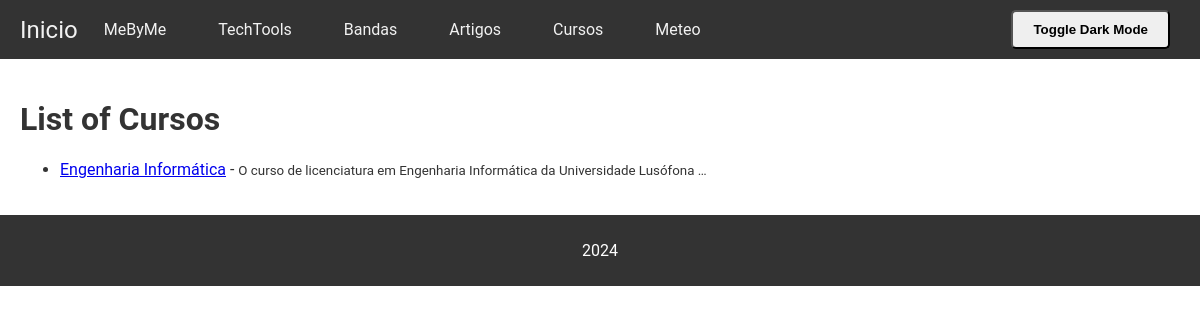
Page /curso/ on the committed database.
### curso/models.py (models this page shows)
class Curso(models.Model):
    nome = models.CharField(max_length=200)
    apresentacao = models.TextField()
    objetivos = models.TextField()
    competencias = models.TextField()
    codigo_curso = models.CharField(max_length=20, null=True, blank=True)

### curso/views.py (the view)
# urls.py: path('', views.cursos_list_view, name='cursos_list'),
def cursos_list_view(request):
    cursos = Curso.objects.all()
    context = { 'cursos': cursos, 'is_editor': is_editor(request.user)}
    return render(request, 'curso/cursos_list.html', context)

### curso/views.py (called while the page is built)
def is_editor(user):
    return user.groups.filter(name="Editores de Curso").exists()

### curso/templates/curso/cursos_list.html (shortened to what this page needs)
{% extends 'base.html' %}
{% block content %}
<h1>List of Cursos</h1>
<ul>
    {% for curso in cursos %}
    <li>
        <a href="{% url 'curso:curso_detail' curso.id %}">{{ curso.nome }}</a>
        - <small>{{ curso.apresentacao|truncatewords:10 }}</small>
    </li>
    {% endfor %}
</ul>
{% endblock %}

### static/css/styles.css (style rules this page uses)
body { font-family: 'Roboto', sans-serif; margin: 0; padding: 0; background-color: #fff; color: #333; min-height: 100vh; overflow-x: hidden; }

### rows in the picture
Curso: nome "Engenharia Informática", apresentacao "O curso de licenciatura em Engenharia Informática da Universidade Lusófona …"
